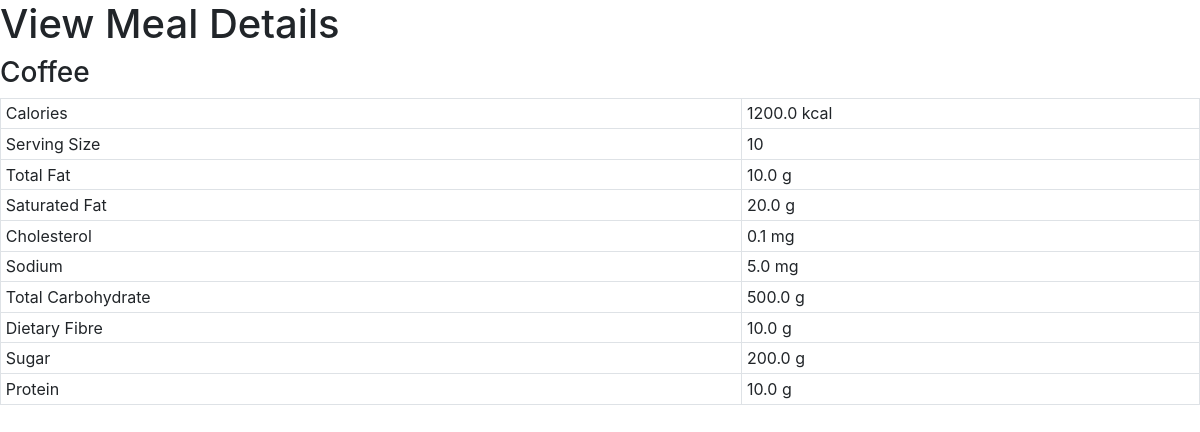
Page /view_meal/2 on the committed database.
### food/models.py (models this page shows, shortened)
class Meal(models.Model):
	BREAKFAST = 1
	MORNING_SNACK = 2
	LUNCH = 3
	AFTERNOON_SNACK = 4
	DINNER = 5
	EVENING_SNACK = 6
	MEAL_TIME_TYPES = (
		(BREAKFAST, "Breakfast"),
		(MORNING_SNACK, "Morning Snack"),
		(LUNCH, "Lunch"),
		(AFTERNOON_SNACK, "Afternoon Snack"),
		(DINNER, "Dinner"),
		(EVENING_SNACK, "Evening Snack")
	)
	food = models.ForeignKey(Food, verbose_name="Food",on_delete = models.CASCADE)
	serving_size = models.IntegerField(verbose_name="Serving Size")
	meal_time = models.IntegerField(verbose_name="Meal Time", choices=MEAL_TIME_TYPES)
	def get_total_calories(self):
		return self.serving_size * self.food.calories
	def get_total_fat(self):
		return self.serving_size * self.food.total_fat
	def get_total_saturated_fat(self):
		return self.serving_size * self.food.saturated_fat
	def get_total_cholesterol(self):
		return self.serving_size * self.food.cholesterol
	def get_total_sodium(self):
		return self.serving_size * self.food.sodium
	def get_total_carbohydrate(self):
		return self.serving_size * self.food.total_carbohydrate
	def get_total_dietary_fibre(self):
		return self.serving_size * self.food.dietary_fibre
	def get_total_sugar(self):
		return self.serving_size * self.food.sugar
	def get_total_protein(self):
		return self.serving_size * self.food.protein

class Food(models.Model):
	name = models.CharField(verbose_name="Food Name", max_length=200)
	calories = models.FloatField(verbose_name="Calories (kcal)")
	total_fat = models.FloatField(verbose_name="Total Fat (g)")
	saturated_fat = models.FloatField(verbose_name="Saturated Fat (g)")
	cholesterol = models.FloatField(verbose_name="Cholesterol (mg)")
	sodium = models.FloatField(verbose_name="Sodium (mg)")
	total_carbohydrate = models.FloatField(verbose_name="Total Carbohydrate (g)")
	dietary_fibre = models.FloatField(verbose_name="Dietary Fibre (g)")
	sugar = models.FloatField(verbose_name="Sugar (g)")
	protein = models.FloatField(verbose_name="Protein (g)")

### food/views.py (the view)
# urls.py: url(r'^view_meal/(?P<meal_id>\d+)$', view_meal, name='view-meal'),
def view_meal(request, meal_id):
	template = "view_meal.html"
	meal = Meal.objects.get(id=int(meal_id))
	context = {
		'meal' : meal
	}
	return render(request, template, context)

### templates/view_meal.html (shortened to what this page needs)
<html>
	<head>
		<link rel="stylesheet" href="https://stackpath.bootstrapcdn.com/bootstrap/4.1.0/css/bootstrap.min.css">
	</head>
	<body>
		<h1>View Meal Details</h1>
		<h3>{{ meal.food.name }}</h3>
		<table class="table table-sm table-bordered">
			<tbody>
				<tr>
					<td>{{ 'Calories' }} </td>
					<td>{{ meal.get_total_calories }} kcal</td>
				</tr>
				<tr>
					<td>{{ 'Serving Size' }} </td>
					<td>{{ meal.serving_size }} </td>
				</tr>
				<tr>
					<td>{{ 'Total Fat' }} </td>
					<td>{{ meal.get_total_fat }} g</td>
				</tr>
				<tr>
					<td>{{ 'Saturated Fat' }} </td>
					<td>{{ meal.get_total_saturated_fat }} g</td>
				</tr>
				<tr>
					<td>{{ 'Cholesterol' }} </td>
					<td>{{ meal.get_total_cholesterol }} mg</td>
				</tr>
				<tr>
					<td>{{ 'Sodium' }} </td>
					<td>{{ meal.get_total_sodium }} mg</td>
				</tr>
				<tr>
					<td>{{ 'Total Carbohydrate' }} </td>
					<td>{{ meal.get_total_carbohydrate }} g</td>
				</tr>
				<tr>
					<td>{{ 'Dietary Fibre' }} </td>
					<td>{{ meal.get_total_dietary_fibre }} g</td>
				</tr>
				<tr>
					<td>{{ 'Sugar' }} </td>
					<td>{{ meal.get_total_sugar }} g</td>
				</tr>
				<tr>
					<td>{{ 'Protein' }} </td>
					<td>{{ meal.get_total_protein }} g</td>
				</tr>
			</tbody>
		</table>
	</body>
</html>

### rows in the picture
Meal: food.name "Coffee", get_total_calories "1200.0", serving_size "10", get_total_fat "10.0", get_total_saturated_fat "20.0", get_total_cholesterol "0.1", get_total_sodium "5.0", get_total_carbohydrate "500.0", get_total_dietary_fibre "10.0", get_total_sugar "200.0", get_total_protein "10.0"

### other values in the picture
{{ 'Calories' }} "Calories"
{{ 'Serving Size' }} "Serving Size"
{{ 'Total Fat' }} "Total Fat"
{{ 'Saturated Fat' }} "Saturated Fat"
{{ 'Cholesterol' }} "Cholesterol"
{{ 'Sodium' }} "Sodium"
{{ 'Total Carbohydrate' }} "Total Carbohydrate"
{{ 'Dietary Fibre' }} "Dietary Fibre"
{{ 'Sugar' }} "Sugar"
{{ 'Protein' }} "Protein"
